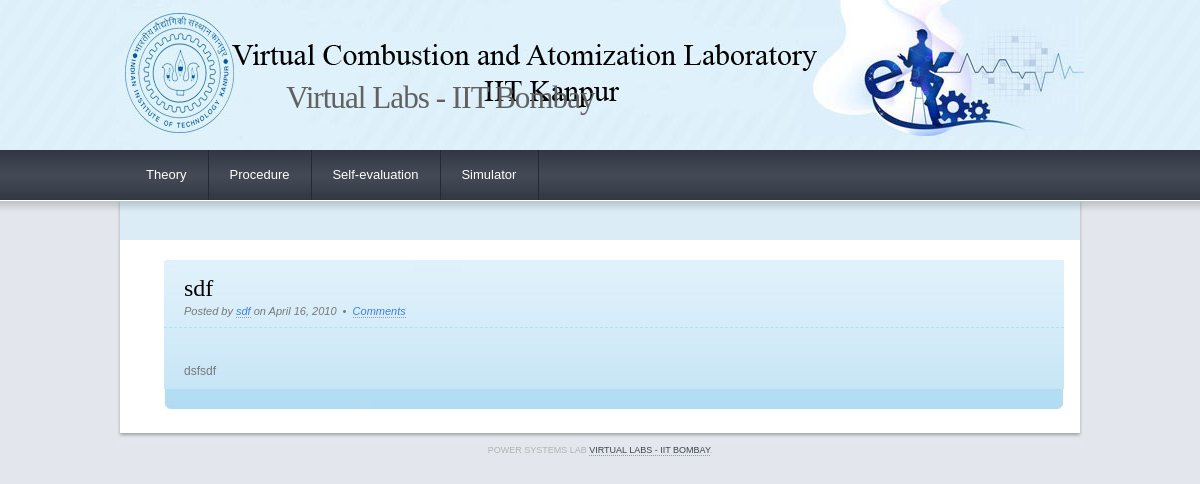
The page /view.php?link=T003 on the database its author committed.
### tables this page shows
CREATE TABLE IF NOT EXISTS `menu` (
  `Srno` int(11) NOT NULL AUTO_INCREMENT,
  `cid` varchar(5) NOT NULL,
  `tid` varchar(10) NOT NULL,
  `caption` varchar(30) NOT NULL,
  `clink` varchar(10) NOT NULL,
  `icon` varchar(30) NOT NULL,
  PRIMARY KEY (`Srno`)
);

CREATE TABLE IF NOT EXISTS `content` (
  `srno` int(5) NOT NULL AUTO_INCREMENT,
  `cid` varchar(10) NOT NULL,
  `tid` varchar(10) NOT NULL,
  `cnid` varchar(10) NOT NULL,
  `pid` varchar(10) NOT NULL,
  `title` varchar(100) NOT NULL,
  `author` varchar(50) NOT NULL,
  `posttext` text NOT NULL,
  `date` varchar(20) NOT NULL,
  PRIMARY KEY (`srno`)
);

### view.php (the view, shortened to what this page needs)
<!DOCTYPE html PUBLIC "-//W3C//DTD XHTML 1.0 Strict//EN" "http://www.w3.org/TR/xhtml1/DTD/xhtml1-strict.dtd">
<html xmlns="http://www.w3.org/1999/xhtml">
<head>
<link href="style2.css" rel="stylesheet" type="text/css" media="screen" />
</head>
<body>
<div id="wrapper">
	<div id="header">
		<div id="logo">
			<h1><a href="#">Virtual Labs - IIT Bombay</a></h1>
			<p><a href="#"></a></p>
		</div>
	</div>
	<div id="menu">
		<ul>
<?php
$course_id = "C001";
$stuff = mysql_query("SELECT * FROM `menu` WHERE cid='".$course_id."'") or die("MySQL Login Error: ".mysql_error());
if (mysql_num_rows($stuff) > 0) {
while($row = mysql_fetch_array($stuff))
  {
  $cap=$row['caption'];
$tid=$row['tid'];
echo "<li><a href=view.php?link=$tid>$cap</a></li>";
  }
}
?>
		</ul>
	</div>
	<div id="page">
	<div id="page-bgtop">
	<div id="page-bgbtm">
		<div id="content">
<?php
$course_id = "C001";
$tab_id = $_GET['link'];
$stuff = mysql_query("SELECT * FROM `content` WHERE cid='".$course_id."' AND tid='".$tab_id."' ORDER BY srno ASC" ) or die("MySQL Login Error: ".mysql_error());
if (mysql_num_rows($stuff) > 0) {
while($row = mysql_fetch_array($stuff))
  {
  $title=$row['title'];
  $author=$row['author'];
  $ptext=$row['posttext'];
			print("<div class=\"post\">
			<div class=\"post-bgtop\">
			<div class=\"post-bgbtm\">
		<h1 class=\"title\"><a href=\"#\">$title</a></h1>
				<p class=\"meta\">Posted by <a href=\"#\">$author</a> on April 16, 2010
					&nbsp;&bull;&nbsp; <a href=\"#\" class=\"comments\">Comments</a>&nbsp; </p>
				<div class=\"entry\">
					 <p>$ptext</p>
				</div>
			</div>
			</div>
			</div>");
  }
}
?>
		<div style="clear: both;">&nbsp;</div>
		</div>
		<div style="clear: both;">&nbsp;</div>
	</div>
	</div>
	</div>
	<div id="footer">
		<p> Power Systems Lab <a href="#">Virtual Labs - IIT Bombay</a>.</p>
	</div>
</div>
</body>
</html>

### style2.css (style rules this page uses)
body { margin: 0; padding: 0; background: #E3E7ED url(images/img01.gif) repeat-x left top; font-family: Arial, Helvetica, sans-serif; font-size: 12px; color: #787878; }
h1, h2, h3 { margin: 0; padding: 0; font-family: Georgia, "Times New Roman", Times, serif; font-weight: normal; color: #F93D00; }
h1 { font-size: 2em; }
p, ul, ol { margin-top: 0; line-height: 180%; }
a { text-decoration: none; border-bottom: 1px dotted #999999; color: #417FDA; }
#wrapper { width: 968px; margin: 0 auto; padding: 0; }
#header { width: 968px; height: 150px; margin: 0 auto; background: url(images/img02.jpg) no-repeat left top; }
#logo { float: left; width: 800px; height: 60px; color: #616161; padding: 0 0 0 90px ; }
#logo h1, #logo p { margin: 0; padding: 0; }
#logo h1 { float: left; padding: 80px 0 0 80px; letter-spacing: -1px; font-size: 2.6em; }
#logo p { float: left; margin: 0; padding: 90px 10px; font: normal 14px Georgia, "Times New Roman", Times, serif; font-style: italic; }
#logo a { border: none; background: none; text-decoration: none; color: #616161; }
#menu { width: 968px; height: 50px; margin: 0 auto; padding: 0; }
#menu ul { margin: 0; padding: 0; padding-left: 10px; list-style: none; line-height: normal; }
#menu li { float: left; height: 50px; background: url(images/img03.gif) no-repeat right top; }
#menu a { display: block; margin-top: 10px; margin-right: 3px; padding: 7px 20px 7px 20px; text-decoration: none; font-family: Arial, Helvetica, sans-serif; font-size: 13px; color: #FFFFFF; border: none; }
#page { width: 968px; margin: 0 auto; background: url(images/img05.jpg) repeat-y left top; }
#page-bgtop { background: url(images/img04.jpg) no-repeat left top; }
#page-bgbtm { background: url(images/img06.jpg) no-repeat left bottom; }
#content { float: right; width: 900px; padding: 60px 20px 0 0; }
.post { margin-bottom: 8px; background: url(images/img092.jpg) repeat-y left top; }
.post-bgtop { background: url(images/img082.jpg) no-repeat left top; }
.post-bgbtm { background: url(images/img102.jpg) no-repeat left bottom; }
.post .title { padding-top: 15px; padding-left: 20px; color: #000000; }
.post .title a { color: #000000; border: none; }
.post .meta { border-bottom: 1px dashed #B5DEF4; padding-left: 20px; padding-bottom: 5px; text-align: left; font-family: Arial, Helvetica, sans-serif; font-size: 11px; font-style: italic; }
.post .entry { padding: 10px 20px 15px 20px; text-align: justify; }
#footer { height: 50px; margin: 0 auto; padding: 0px 0 15px 0; font-family: Arial, Helvetica, sans-serif; color: #B2B2B2; }
#footer p { margin: 0; line-height: normal; font-size: 9px; text-transform: uppercase; text-align: center; }
#footer a { color: #3D444F; }

### rows shown on the page
menu: caption "Theory"
menu: caption "Procedure"
menu: caption "Self-evaluation"
menu: caption "Simulator"
content: title "sdf", author "sdf", posttext "dsfsdf"
